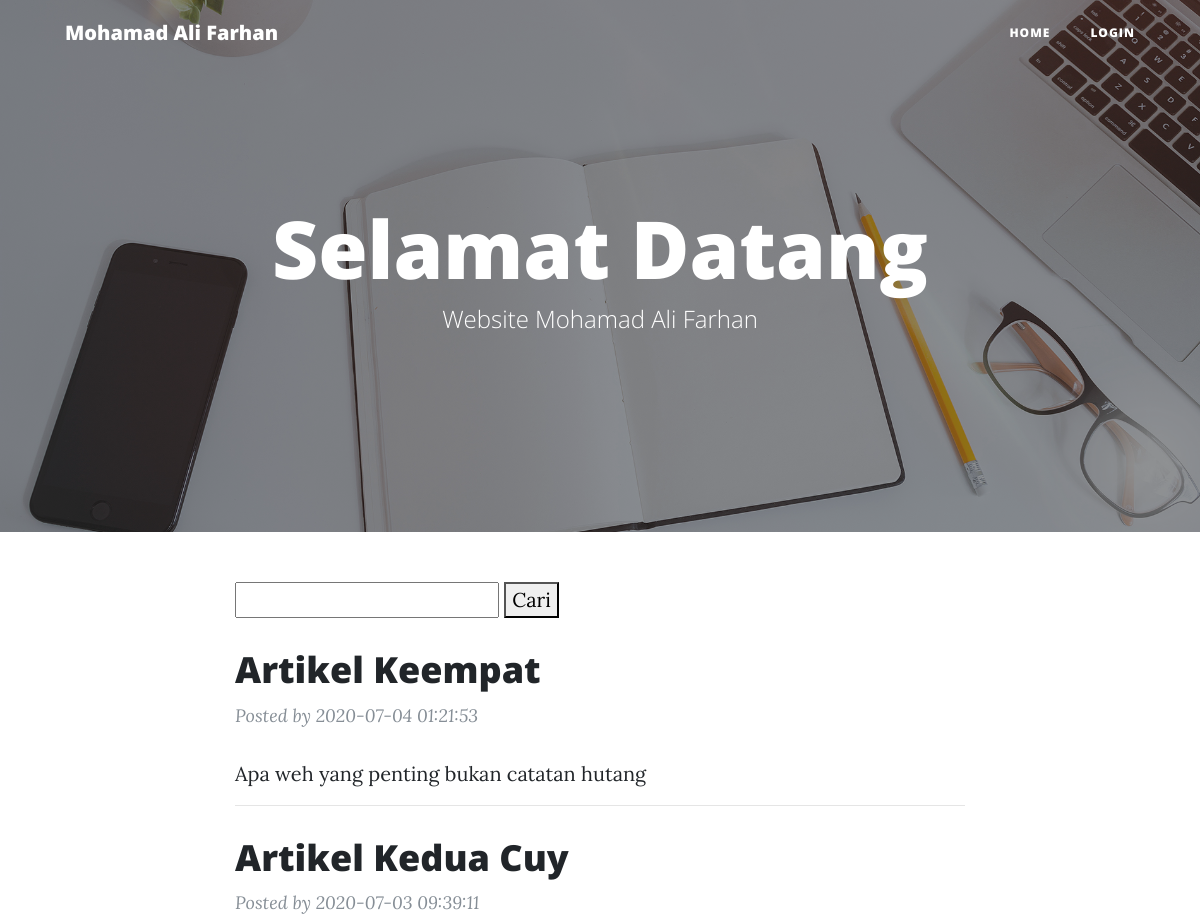
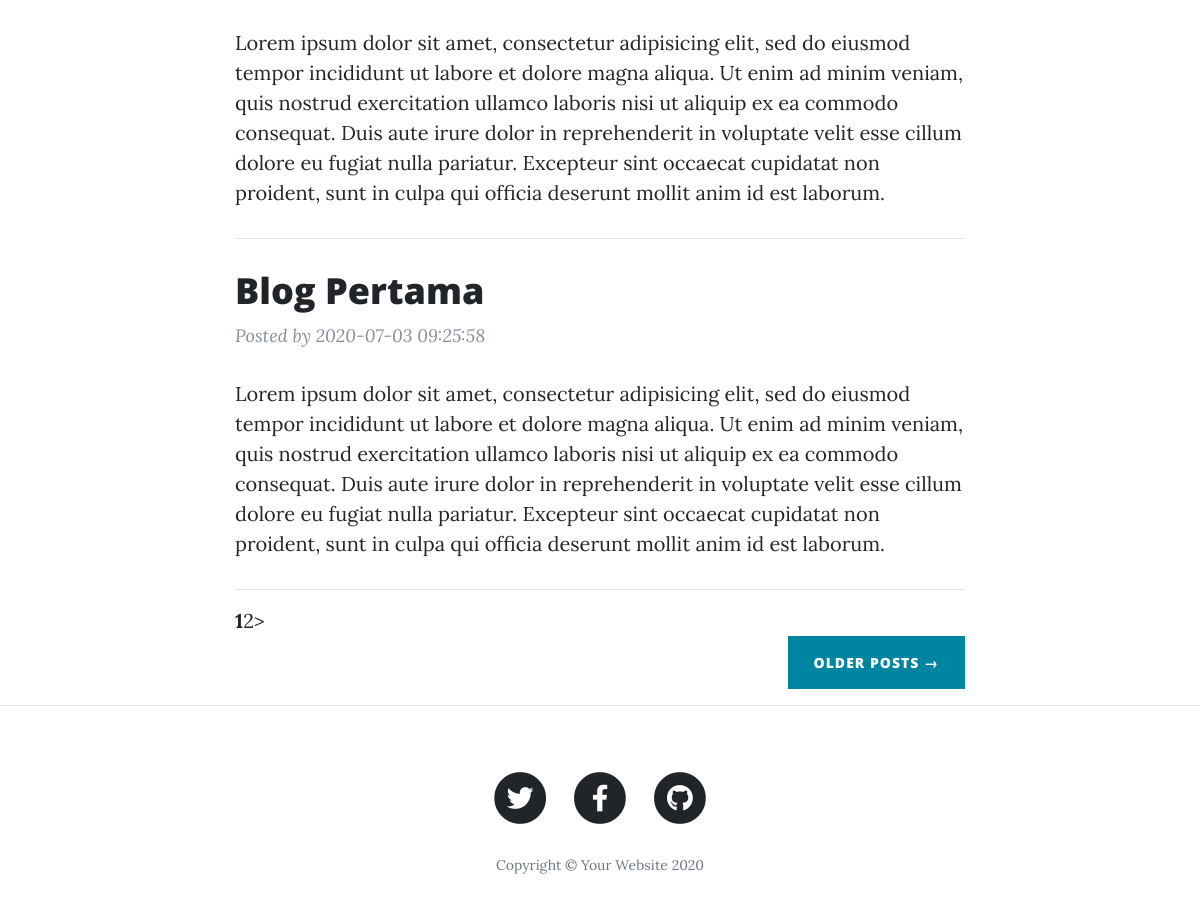
The page / on the database its author committed (2 pictures, top to bottom).
### tables this page shows
CREATE TABLE `blog` (
  `id` int(11) NOT NULL,
  `title` varchar(255) NOT NULL,
  `content` text NOT NULL,
  `url` varchar(255) NOT NULL,
  `cover` varchar(255) NOT NULL,
  `date` timestamp NOT NULL DEFAULT current_timestamp() ON UPDATE current_timestamp()
);

### application/controllers/Blog.php (called while the page is built, shortened)
<?php
class Blog extends CI_Controller{
	public function __construct()
	{
		$this->load->model('Blog_model');
		$this->load->library('session');
	}
	public function index($offset = 0)
	{
		$this->load->library('pagination');
		$config['base_url'] = site_url('blog/index');
		$config['total_rows'] = $this->Blog_model->getTotalBlogs();
		$config['per_page'] = 3;
		$query = $this->Blog_model->getBlogs($config['per_page'],$offset);
		$data['blogs'] = $query->result_array();
		$this->load->view('blog', $data);
	}
}
 ?>

### index.php (called while the page is built, shortened)
<?php
require_once BASEPATH.'core/CodeIgniter.php';

### application/config/config.php (called while the page is built, shortened)
<?php
$config['base_url'] = 'http://localhost:8080/myapp/';
$config['index_page'] = 'index.php';
$config['uri_protocol']	= 'REQUEST_URI';
$config['url_suffix'] = '';
$config['language']	= 'english';
$config['charset'] = 'UTF-8';
$config['enable_hooks'] = FALSE;
$config['subclass_prefix'] = 'MY_';
$config['composer_autoload'] = FALSE;
$config['permitted_uri_chars'] = 'a-z 0-9~%.:_\-';
$config['enable_query_strings'] = FALSE;
$config['controller_trigger'] = 'c';
$config['function_trigger'] = 'm';
$config['directory_trigger'] = 'd';
$config['allow_get_array'] = TRUE;
$config['log_threshold'] = 0;
$config['log_path'] = '';
$config['log_file_extension'] = '';
$config['log_file_permissions'] = 0644;
$config['log_date_format'] = 'Y-m-d H:i:s';
$config['error_views_path'] = '';
$config['cache_path'] = '';
$config['cache_query_string'] = FALSE;
$config['encryption_key'] = '';
$config['sess_driver'] = 'files';
$config['sess_cookie_name'] = 'ci_session';
$config['sess_expiration'] = 7200;
$config['sess_save_path'] = NULL;
$config['sess_match_ip'] = FALSE;
$config['sess_time_to_update'] = 300;
$config['sess_regenerate_destroy'] = FALSE;
$config['cookie_prefix']	= '';
$config['cookie_domain']	= '';
$config['cookie_path']		= '/';
$config['cookie_secure']	= FALSE;
$config['cookie_httponly'] 	= FALSE;
$config['standardize_newlines'] = FALSE;
$config['global_xss_filtering'] = FALSE;
$config['csrf_protection'] = FALSE;
$config['csrf_token_name'] = 'csrf_test_name';
$config['csrf_cookie_name'] = 'csrf_cookie_name';
$config['csrf_expire'] = 7200;
$config['csrf_regenerate'] = TRUE;
$config['csrf_exclude_uris'] = array();
$config['compress_output'] = FALSE;
$config['time_reference'] = 'local';
$config['rewrite_short_tags'] = FALSE;
$config['proxy_ips'] = '';

### application/models/Blog_model.php (called while the page is built, shortened)
<?php
class Blog_model extends CI_Model{
	public function getBlogs($limit, $offset)
	{
		$filter = $this->input->get('find');
		$this->db->like('title',$filter);
		$this->db->or_like('content',$filter);
		$this->db->limit($limit,$offset);
		$this->db->order_by('date','desc');
		return $this->db->get('blog');
	}
	public function getTotalBlogs()
	{
		$filter = $this->input->get('find');
		$this->db->like('title',$filter);
		return $this->db->count_all_results('blog');
	}
}
 ?>

### application/views/blog.php (the view, shortened to what this page needs)
<?php $this->load->view('partials/header'); ?>
  <header class="masthead" style="background-image: url('<?php echo base_url();?>assets/img/home-bg.jpg')">
    <div class="overlay"></div>
    <div class="container">
      <div class="row">
        <div class="col-lg-8 col-md-10 mx-auto">
          <div class="site-heading">
            <h1>Selamat Datang</h1>
            <span class="subheading">Website Mohamad Ali Farhan</span>
          </div>
        </div>
      </div>
    </div>
  </header>
  <div class="container">
    <div class="row">
      <div class="col-lg-8 col-md-10 mx-auto">
        <form method="GET">
			<input type="text" name="find">
			<button type="submit">Cari</button>
		</form>
        <?php foreach ($blogs as $key => $blog):?>
        <div class="post-preview">
          <a href="<?php echo site_url('blog/detail/'.$blog['url']);?>">
            <h2 class="post-title">
            	<?php echo $blog['title']; ?>
            </h2>
          </a>
          <p class="post-meta">
          	Posted by <?php echo $blog['date']; ?>
          </p>
          <?php echo $blog['content']; ?>
        </div>
        <hr>
    	<?php endforeach; ?>
        <?php echo $this->pagination->create_links(); ?>
        <div class="clearfix">
          <a class="btn btn-primary float-right" href="#">Older Posts &rarr;</a>
        </div>
      </div>
    </div>
  </div>
  <hr>
<?php $this->load->view('partials/footer'); ?>

### application/views/partials/header.php (shortened to what this page needs)
<!DOCTYPE html>
<html lang="en">
<head>
  <link href="<?php echo base_url(); ?>assets/vendor/bootstrap/css/bootstrap.min.css" rel="stylesheet">
  <link href="<?php echo base_url(); ?>assets/vendor/fontawesome-free/css/all.min.css" rel="stylesheet" type="text/css">
  <link href="<?php echo base_url(); ?>assets/css/clean-blog.min.css" rel="stylesheet">
</head>
<body>
  <nav class="navbar navbar-expand-lg navbar-light fixed-top" id="mainNav">
    <div class="container">
      <a class="navbar-brand" href="<?php echo site_url();?>">Mohamad Ali Farhan</a>
      <div class="collapse navbar-collapse" id="navbarResponsive">
        <ul class="navbar-nav ml-auto">
          <li class="nav-item">
            <a class="nav-link" href="<?php echo site_url();?>">Home</a>
          </li>
          <?php if(isset($_SESSION['username'])): ?>
          <li class="nav-item">
			       <a class="nav-link" href="<?php echo site_url('blog/add'); ?>">+Tambah Artikel</a>
          </li>
          <li class="nav-item">
             <a class="nav-link" href="<?php echo site_url('blog/logout'); ?>">Logout</a>
          </li>
          <?php else: ?>
          <li class="nav-item">
             <a class="nav-link" href="<?php echo site_url('blog/login'); ?>">Login</a>
          </li>
          <?php endif; ?>
        </ul>
      </div>
    </div>
  </nav>

### application/views/partials/footer.php (shortened to what this page needs)
  <footer>
    <div class="container">
      <div class="row">
        <div class="col-lg-8 col-md-10 mx-auto">
          <ul class="list-inline text-center">
            <li class="list-inline-item">
              <a href="#">
                <span class="fa-stack fa-lg">
                  <i class="fas fa-circle fa-stack-2x"></i>
                  <i class="fab fa-twitter fa-stack-1x fa-inverse"></i>
                </span>
              </a>
            </li>
            <li class="list-inline-item">
              <a href="#">
                <span class="fa-stack fa-lg">
                  <i class="fas fa-circle fa-stack-2x"></i>
                  <i class="fab fa-facebook-f fa-stack-1x fa-inverse"></i>
                </span>
              </a>
            </li>
            <li class="list-inline-item">
              <a href="#">
                <span class="fa-stack fa-lg">
                  <i class="fas fa-circle fa-stack-2x"></i>
                  <i class="fab fa-github fa-stack-1x fa-inverse"></i>
                </span>
              </a>
            </li>
          </ul>
          <p class="copyright text-muted">Copyright &copy; Your Website 2020</p>
        </div>
      </div>
    </div>
  </footer>
</body>
</html>

### rows shown on the page
blog: title "Artikel Keempat", date "2020-07-04 01:21:53", content "Apa weh yang penting bukan catatan hutang"
blog: title "Artikel Kedua Cuy", date "2020-07-03 09:39:11", content "Lorem ipsum dolor sit amet, consectetur adipisicing elit, sed do eiusmod tempor incididunt ut labore et dolore magna aliqua. Ut enim ad minim veniam, quis nostrud exercitation ullamco laboris nisi ut aliquip ex ea commodo consequat. Duis aute irure dolor in reprehenderit in voluptate velit esse cillum dolore eu fugiat nulla pariatur. Excepteur sint occaecat cupidatat non proident, sunt in culpa qui officia deserunt mollit anim id est laborum."
blog: title "Blog Pertama", date "2020-07-03 09:25:58", content "Lorem ipsum dolor sit amet, consectetur adipisicing elit, sed do eiusmod tempor incididunt ut labore et dolore magna aliqua. Ut enim ad minim veniam, quis nostrud exercitation ullamco laboris nisi ut aliquip ex ea commodo consequat. Duis aute irure dolor in reprehenderit in voluptate velit esse cillum dolore eu fugiat nulla pariatur. Excepteur sint occaecat cupidatat non proident, sunt in culpa qui officia deserunt mollit anim id est laborum."

### other values the page prints
$this->pagination->create_links() "1 2 >"
